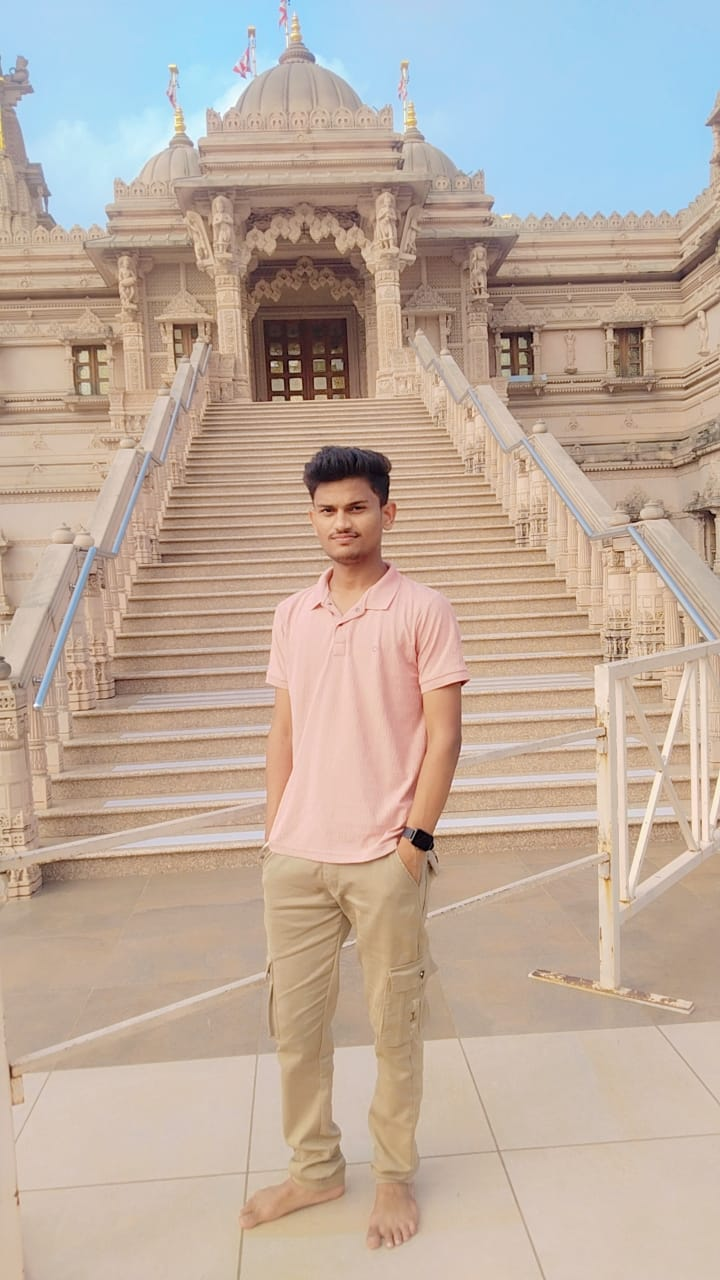
#> input picture Image Filtering/image.jpg, 720 x 1280 px, found by its file name
$ python flipped.py
#> lines starting #> are read from the running program, lines starting #| are printed output that depends on the picture
import cv2

image = cv2.imread("image.jpg")
#> image is the input picture: shape (1280, 720, 3); mean B, G, R 158.4, 171.9, 189.3
if image is None :
    print("Error")

else:
   filpped_horizontaL = cv2.flip(  image,1)
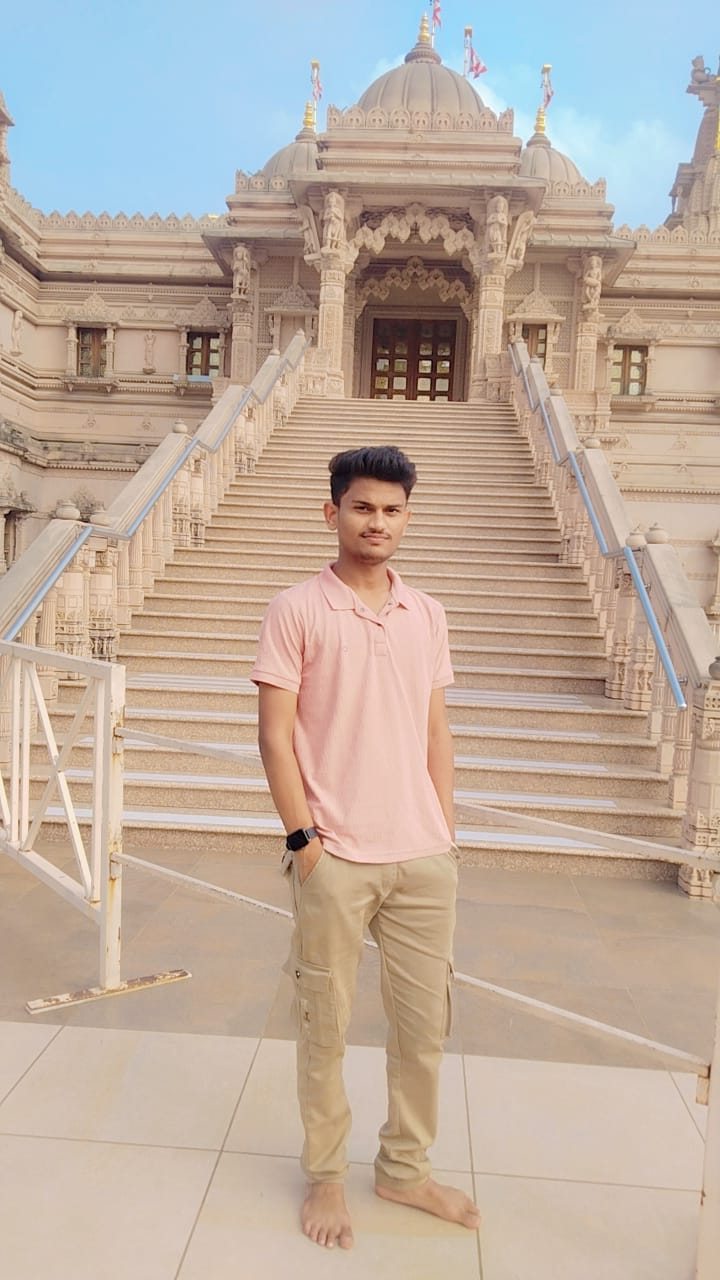
#> filpped_horizontaL: shape (1280, 720, 3); mean B, G, R 158.4, 171.9, 189.3
   flipped_vertical  = cv2.flip(image,0)
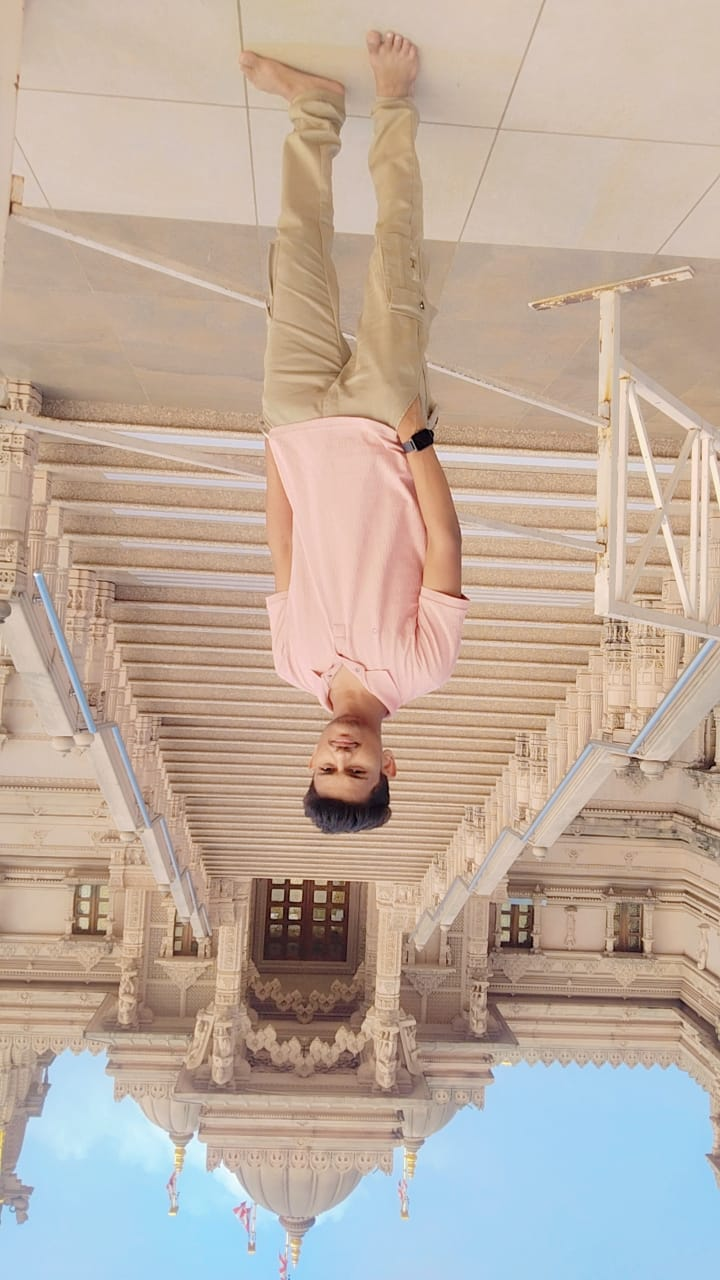
#> flipped_vertical: shape (1280, 720, 3); mean B, G, R 158.4, 171.9, 189.3
   flipped_both = cv2.flip(image,-1)
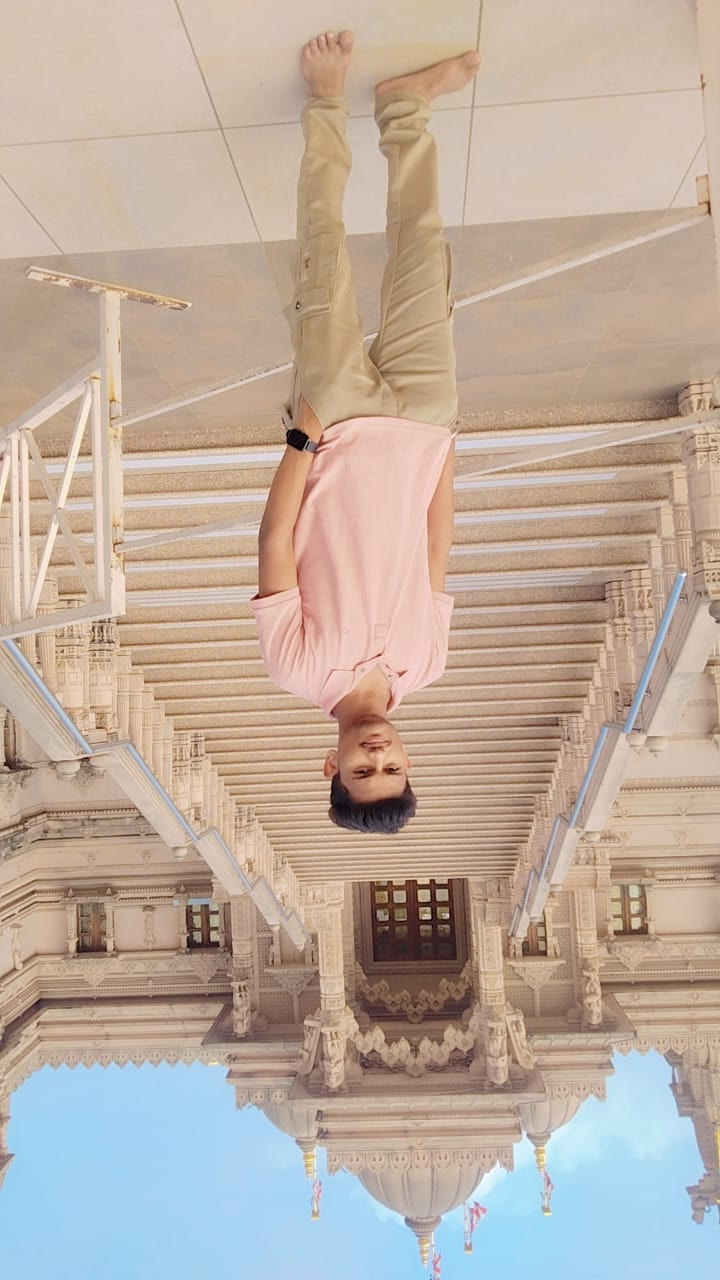
#> flipped_both: shape (1280, 720, 3); mean B, G, R 158.4, 171.9, 189.3

cv2.imshow("original",image)
cv2.imshow("horizontal", filpped_horizontaL)
cv2.imshow("vertical",  flipped_vertical )
cv2.imshow("both", flipped_both)
cv2.waitKey(0)
cv2.destroyAllWindows()
